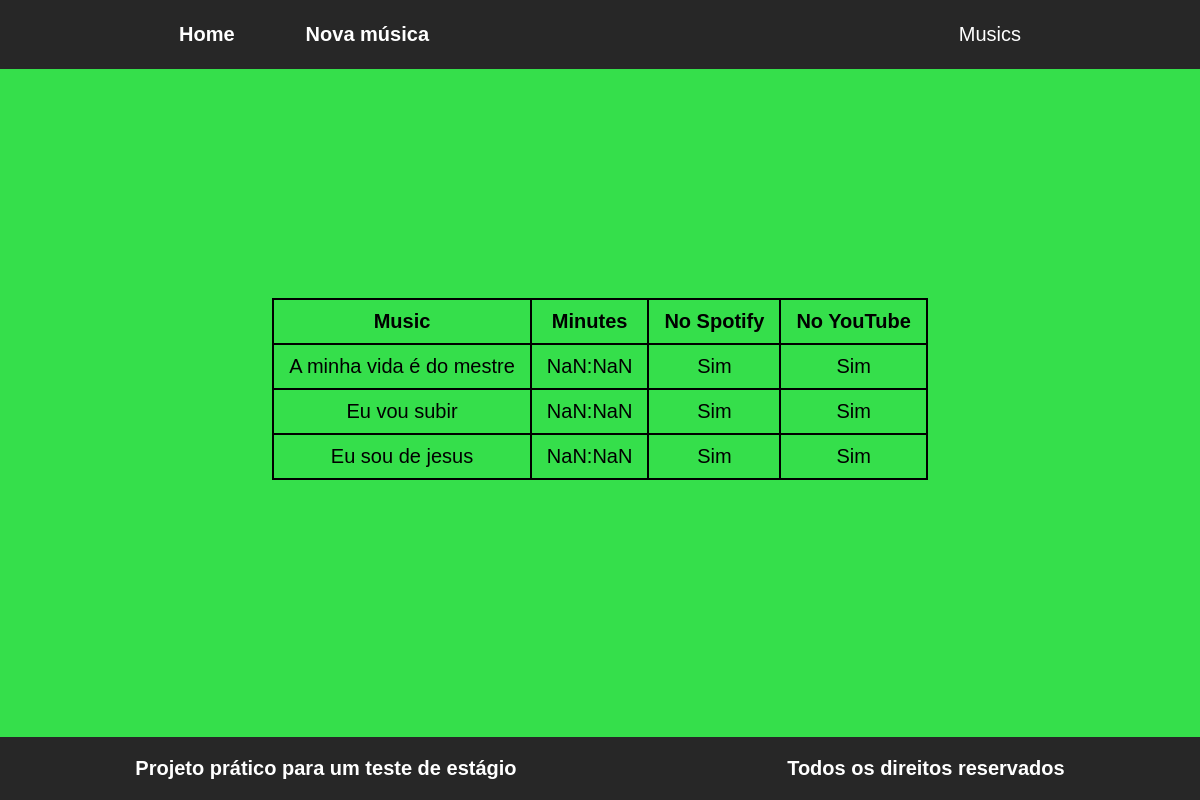
The page /musics/2 on the database its author committed.
### musics/models.py (models this page shows, shortened)
class Song(models.Model):
    title = models.CharField(max_length=30)
    duration = models.IntegerField()
    spotify_published = models.BooleanField()
    youtube_published = models.BooleanField()
    artist = models.ForeignKey(Artist, on_delete=models.CASCADE)
    class Meta:
        verbose_name_plural = 'Songs'

### musics/views.py (the view)
# urls.py: path('musics/<int:id>', musics, name='url_musics'),
def musics(request, id):
    data = {}
    artist = Artist.objects.get(pk=id)
    data['artist'] = artist
    data['musics'] = artist.get_songs()
    return render(request, 'musics/musics.html', data)

### musics/models.py (called while the page is built)
    def get_songs(self):
        conexao = sqlite3.connect('./db.sqlite3')
        cursor = conexao.cursor()
        cursor.execute("select * from musics_song where artist_id = "+str(self.id)+";")
        musics = {}
        for music in cursor.fetchall():
            musics[music[1]] = {
                "id": music[0],
                "title": music[1],
                "duration": music[2],
                "spotify": music[3],
                "youtube": music[4]}
        conexao.close()
        return musics

### musics/templates/musics/musics.html (shortened to what this page needs)
{% extends "musics/base.html" %}
{% load static %}
{% block conteudo %}
<div>
    <table>
        <tbody>
            <tr>
                <th>Music</th>
                <th>Minutes</th>
                <th>No Spotify</th>
                <th>No YouTube</th>
            </tr>
            {% for key, value in musics.items %}
            <tr class="musics" data-id="{{ value.id}}">
                <td> {{ value.title}}</td>
                <td class="minutes">{{ value.duration}}</td>
                <td class="publicado">{{ value.spotify}}</td>
                <td class="publicado" > {{ value.youtube }}</td>
            </tr>
            {% endfor %}
        </tbody>
    </table>
</div>
{% endblock conteudo %}
{% block title %} Musics {% endblock title %}

### musics/static/css/style.css (style rules this page uses)
html, body { margin: 0; padding: 0; font-family: Arial, Helvetica, sans-serif; height: 100%; font-size: 20px; background-color: rgb(53, 223, 75); }
* { box-sizing: border-box; }
table { width: auto; min-width: 340px; color: black; }
table, th, td, tr { width: auto; border: 2px solid rgb(0, 0, 0); border-collapse: collapse; padding: 10px 15px; text-align: center; }

### rows shown on the page
Song: title "A minha vida é do mestre"
Song: title "Eu vou subir"
Song: title "Eu sou de jesus"
